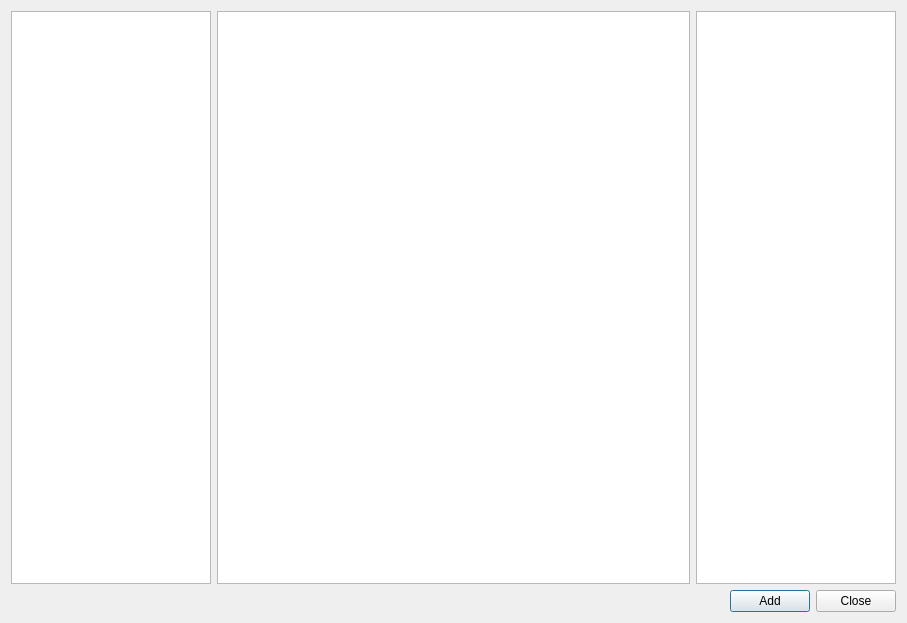
<?xml version="1.0" encoding="UTF-8"?>
<ui version="4.0">
 <class>AddItemDialog</class>
 <widget class="QDialog" name="AddItemDialog">
  <property name="geometry">
   <rect>
    <x>0</x>
    <y>0</y>
    <width>907</width>
    <height>623</height>
   </rect>
  </property>
  <property name="windowTitle">
   <string>Dialog</string>
  </property>
  <layout class="QVBoxLayout" name="verticalLayout">
   <item>
    <layout class="QHBoxLayout" name="horizontalLayout">
     <item>
      <widget class="QListView" name="categoriesListView">
       <property name="maximumSize">
        <size>
         <width>200</width>
         <height>16777215</height>
        </size>
       </property>
       <property name="palette">
        <palette>
         <active>
          <colorrole role="Highlight">
           <brush brushstyle="SolidPattern">
            <color alpha="255">
             <red>0</red>
             <green>120</green>
             <blue>215</blue>
            </color>
           </brush>
          </colorrole>
         </active>
         <inactive>
          <colorrole role="Highlight">
           <brush brushstyle="SolidPattern">
            <color alpha="255">
             <red>0</red>
             <green>120</green>
             <blue>215</blue>
            </color>
           </brush>
          </colorrole>
         </inactive>
         <disabled>
          <colorrole role="Highlight">
           <brush brushstyle="SolidPattern">
            <color alpha="255">
             <red>0</red>
             <green>120</green>
             <blue>215</blue>
            </color>
           </brush>
          </colorrole>
         </disabled>
        </palette>
       </property>
       <property name="alternatingRowColors">
        <bool>true</bool>
       </property>
      </widget>
     </item>
     <item>
      <widget class="QTableView" name="partsTableView">
       <property name="palette">
        <palette>
         <active>
          <colorrole role="Highlight">
           <brush brushstyle="SolidPattern">
            <color alpha="255">
             <red>0</red>
             <green>120</green>
             <blue>215</blue>
            </color>
           </brush>
          </colorrole>
         </active>
         <inactive>
          <colorrole role="Highlight">
           <brush brushstyle="SolidPattern">
            <color alpha="255">
             <red>0</red>
             <green>120</green>
             <blue>215</blue>
            </color>
           </brush>
          </colorrole>
         </inactive>
         <disabled>
          <colorrole role="Highlight">
           <brush brushstyle="SolidPattern">
            <color alpha="255">
             <red>0</red>
             <green>120</green>
             <blue>215</blue>
            </color>
           </brush>
          </colorrole>
         </disabled>
        </palette>
       </property>
       <property name="alternatingRowColors">
        <bool>true</bool>
       </property>
       <property name="selectionMode">
        <enum>QAbstractItemView::SingleSelection</enum>
       </property>
       <property name="selectionBehavior">
        <enum>QAbstractItemView::SelectRows</enum>
       </property>
       <attribute name="horizontalHeaderShowSortIndicator" stdset="0">
        <bool>true</bool>
       </attribute>
       <attribute name="horizontalHeaderStretchLastSection">
        <bool>true</bool>
       </attribute>
       <attribute name="verticalHeaderVisible">
        <bool>false</bool>
       </attribute>
      </widget>
     </item>
     <item>
      <widget class="QListView" name="colorsListView">
       <property name="sizePolicy">
        <sizepolicy hsizetype="Fixed" vsizetype="Expanding">
         <horstretch>0</horstretch>
         <verstretch>0</verstretch>
        </sizepolicy>
       </property>
       <property name="minimumSize">
        <size>
         <width>0</width>
         <height>0</height>
        </size>
       </property>
       <property name="maximumSize">
        <size>
         <width>200</width>
         <height>16777215</height>
        </size>
       </property>
       <property name="palette">
        <palette>
         <active>
          <colorrole role="Highlight">
           <brush brushstyle="SolidPattern">
            <color alpha="255">
             <red>0</red>
             <green>120</green>
             <blue>215</blue>
            </color>
           </brush>
          </colorrole>
         </active>
         <inactive>
          <colorrole role="Highlight">
           <brush brushstyle="SolidPattern">
            <color alpha="255">
             <red>0</red>
             <green>120</green>
             <blue>215</blue>
            </color>
           </brush>
          </colorrole>
         </inactive>
         <disabled>
          <colorrole role="Highlight">
           <brush brushstyle="SolidPattern">
            <color alpha="255">
             <red>0</red>
             <green>120</green>
             <blue>215</blue>
            </color>
           </brush>
          </colorrole>
         </disabled>
        </palette>
       </property>
       <property name="alternatingRowColors">
        <bool>true</bool>
       </property>
      </widget>
     </item>
    </layout>
   </item>
   <item>
    <layout class="QHBoxLayout" name="buttonBar">
     <item>
      <spacer name="horizontalSpacer">
       <property name="orientation">
        <enum>Qt::Horizontal</enum>
       </property>
       <property name="sizeHint" stdset="0">
        <size>
         <width>40</width>
         <height>20</height>
        </size>
       </property>
      </spacer>
     </item>
     <item>
      <widget class="QPushButton" name="addPushButton">
       <property name="text">
        <string>Add</string>
       </property>
      </widget>
     </item>
     <item>
      <widget class="QPushButton" name="closePushButton">
       <property name="text">
        <string>Close</string>
       </property>
      </widget>
     </item>
    </layout>
   </item>
  </layout>
 </widget>
 <resources/>
 <connections>
  <connection>
   <sender>closePushButton</sender>
   <signal>clicked()</signal>
   <receiver>AddItemDialog</receiver>
   <slot>reject()</slot>
   <hints>
    <hint type="sourcelabel">
     <x>861</x>
     <y>599</y>
    </hint>
    <hint type="destinationlabel">
     <x>845</x>
     <y>781</y>
    </hint>
   </hints>
  </connection>
 </connections>
</ui>
